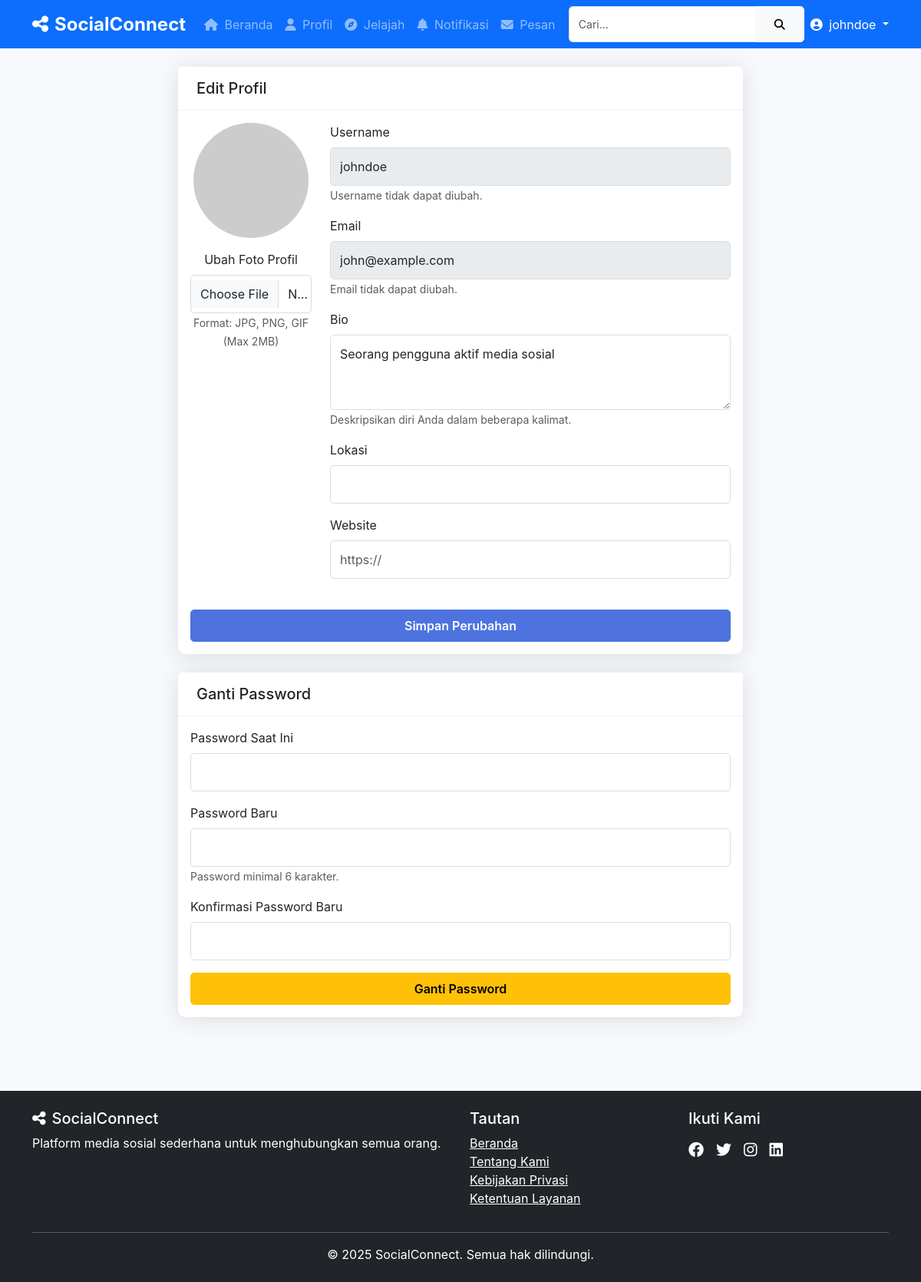
The page /pages/edit_profile.php (signed in) on the database its author committed.
### tables this page shows
CREATE TABLE IF NOT EXISTS users (
    id INT AUTO_INCREMENT PRIMARY KEY,
    username VARCHAR(30) NOT NULL UNIQUE,
    email VARCHAR(100) NOT NULL UNIQUE,
    password VARCHAR(255) NOT NULL,
    profile_pic VARCHAR(255) DEFAULT NULL,
    bio TEXT DEFAULT NULL,
    location VARCHAR(100) DEFAULT NULL,
    website VARCHAR(255) DEFAULT NULL,
    last_activity TIMESTAMP DEFAULT CURRENT_TIMESTAMP,
    created_at TIMESTAMP DEFAULT CURRENT_TIMESTAMP
);

### includes/functions.php (called while the page is built, shortened)
<?php
require_once 'config.php';
function getUserById($user_id) {
    global $conn;
    $user_id = (int)$user_id;
    $query = "SELECT * FROM users WHERE id = '$user_id'";
    $result = mysqli_query($conn, $query);
    if (mysqli_num_rows($result) == 1) {
        return mysqli_fetch_assoc($result);
    }
    return null;
}
function getDefaultAvatar($use_relative_path = false) {
    return "https://ui-avatars.com/api/?name=User&background=random";
}
?>

### pages/edit_profile.php (the view, shortened to what this page needs)
<?php
require_once '../includes/functions.php';
$user_id = $_SESSION['user_id'];
$user = getUserById($user_id);
require_once '../includes/header.php';
?>
<div class="row justify-content-center">
    <div class="col-lg-8">
        <div class="card mb-4">
            <div class="card-header">
                <h5 class="mb-0">Edit Profil</h5>
            </div>
            <div class="card-body">
                <form action="edit_profile.php" method="POST" enctype="multipart/form-data">
                    <div class="row mb-4">
                        <div class="col-md-3 text-center">
                            <img src="<?php echo $user['profile_pic'] ? '../assets/uploads/' . $user['profile_pic'] : getDefaultAvatar(); ?>"
                                 class="img-fluid rounded-circle mb-3" style="width: 150px; height: 150px; object-fit: cover;" alt="Profile Picture">
                            <div class="form-group">
                                <label for="profile_pic" class="form-label">Ubah Foto Profil</label>
                                <input type="file" class="form-control" id="profile_pic" name="profile_pic" accept="image/*">
                                <small class="text-muted">Format: JPG, PNG, GIF (Max 2MB)</small>
                            </div>
                        </div>
                        <div class="col-md-9">
                            <div class="mb-3">
                                <label for="username" class="form-label">Username</label>
                                <input type="text" class="form-control" id="username" value="<?php echo $user['username']; ?>" disabled>
                                <small class="text-muted">Username tidak dapat diubah.</small>
                            </div>
                            <div class="mb-3">
                                <label for="email" class="form-label">Email</label>
                                <input type="email" class="form-control" id="email" value="<?php echo $user['email']; ?>" disabled>
                                <small class="text-muted">Email tidak dapat diubah.</small>
                            </div>
                            <div class="mb-3">
                                <label for="bio" class="form-label">Bio</label>
                                <textarea class="form-control" id="bio" name="bio" rows="3"><?php echo $user['bio']; ?></textarea>
                                <small class="text-muted">Deskripsikan diri Anda dalam beberapa kalimat.</small>
                            </div>
                            <div class="mb-3">
                                <label for="location" class="form-label">Lokasi</label>
                                <input type="text" class="form-control" id="location" name="location" value="<?php echo $user['location']; ?>">
                            </div>
                            <div class="mb-3">
                                <label for="website" class="form-label">Website</label>
                                <input type="url" class="form-control" id="website" name="website" value="<?php echo $user['website']; ?>" placeholder="https://">
                            </div>
                        </div>
                    </div>
                    <div class="d-grid gap-2">
                        <button type="submit" class="btn btn-primary">Simpan Perubahan</button>
                    </div>
                </form>
            </div>
        </div>
        <div class="card">
            <div class="card-header">
                <h5 class="mb-0">Ganti Password</h5>
            </div>
            <div class="card-body">
                <form action="edit_profile.php" method="POST">
                    <div class="mb-3">
                        <label for="current_password" class="form-label">Password Saat Ini</label>
                        <input type="password" class="form-control" id="current_password" name="current_password" required>
                    </div>
                    <div class="mb-3">
                        <label for="new_password" class="form-label">Password Baru</label>
                        <input type="password" class="form-control" id="new_password" name="new_password" required>
                        <small class="text-muted">Password minimal 6 karakter.</small>
                    </div>
                    <div class="mb-3">
                        <label for="confirm_password" class="form-label">Konfirmasi Password Baru</label>
                        <input type="password" class="form-control" id="confirm_password" name="confirm_password" required>
                    </div>
                    <div class="d-grid gap-2">
                        <button type="submit" name="change_password" class="btn btn-warning">Ganti Password</button>
                    </div>
                </form>
            </div>
        </div>
    </div>
</div>
<?php include '../includes/footer.php'; ?>

### assets/css/style.css (style rules this page uses)
:root { --primary-color: #4e73df; --secondary-color: #6c757d; --success-color: #1cc88a; --info-color: #36b9cc; --warning-color: #f6c23e; --danger-color: #e74a3b; --light-color: #f8f9fc; --dark-color: #5a5c69; --body-bg: #f8f9fc; }
body { font-family: 'Nunito', -apple-system, BlinkMacSystemFont, 'Segoe UI', Roboto, 'Helvetica Neue', Arial, sans-serif; background-color: var(--body-bg); color: #333; padding-bottom: 0; }
.card { border: none; border-radius: 10px; box-shadow: 0 0.15rem 1.75rem 0 rgba(58, 59, 69, 0.15); margin-bottom: 1.5rem; transition: transform 0.3s ease; }
.card-header { background-color: #fff; border-bottom: 1px solid rgba(0, 0, 0, 0.05); padding: 1rem 1.5rem; }
.form-control { border-radius: 5px; padding: 0.75rem; border: 1px solid #ddd; }
.btn { border-radius: 5px; padding: 0.5rem 1.5rem; font-weight: 600; }
.btn-primary { background-color: var(--primary-color); border-color: var(--primary-color); }

### rows shown on the page
users: username "johndoe", email "john@example.com", bio "Seorang pengguna aktif media sosial"

### other values the page prints
$_SESSION['username'] "johndoe"
